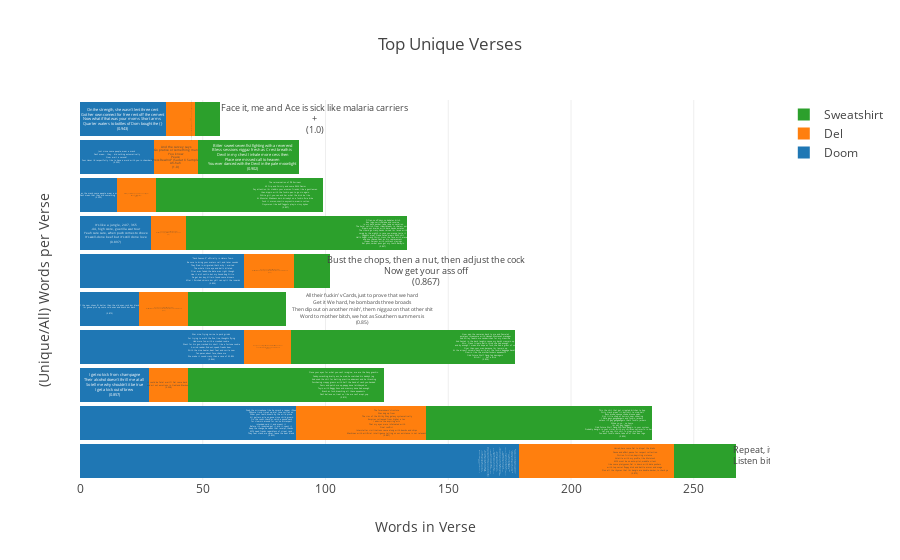

Notebook code cell kept with this figure:
### Code cell
unique_verses_bar(works.values())

### Figure 1 — Plotly figure (JSON) as saved in the notebook; plotly's stock layout.template omitted (floating-point values rounded to 4 significant figures)
{"data": [{"hoverinfo": "text", "name": "Doom", "orientation": "h", "text": ["<br>Who told you that Rolled through, BRRRAT<br>Old to the new knows who hold the hat<br>Custom tailored fitted, head stayed same size<br>Big since first born, well spree to game wise<br>Same guys, same disguise, sick aim eye stare<br>A thick dame thighs, click claim prize<br>And the lucky contestant was sent<br>a whole year's supply of buckets of yucky excrement<br>Digital format, provide the ROM<br>Riot calm, flow was like a roadside bomb<br>Flipped the Humvee, impact was limb-numbing<br>Cameraman wig back, gunner screaming INCOMING<br>RPG, rhyme propelled grenade<br>Time to yell, scramble for cover in the shade<br>Bright as the midday sun, then it fade<br>Darkness come quick, some run and get sprayed<br>Rot dead, hot lead, it's rainin<br>Left 'em with they brains kicked in with they trainin<br>Dragged the remains into the open by the bootstraps<br>Dogtag attached to explosive human booby traps<br>Where's air support, ears ringin, mortars whistlin<br>Bloodshot vision after thought abort mission<br>Too little too late, as the last man gushed<br>Took no prisoners mushed, rap ambush<br>{MURDALIZING SUCKER EMCEES~!}<br>(0.849)", "<br>Grab the microphone like he smack a rapper iPhone<br>PRhyme time, time's up, dial tone, smile's on<br>Show your teeth, known by the wild prone<br>All getters, pile on, gone since child grown<br>On the count, check, or catch a pound neck<br>for clownin around for rec', no disrespect<br>intended, said it, and meant it<br>Before it's invented, get it, did it, spent it<br>Keep the change, he needs that receipt, thanks<br>MC's need franks regardless of street rank<br>They feet stank, we never leave the beat blank<br>(0.852)", "<br>I get no kick from champagne<br>Their alcohol doesn't thrill me at all<br>So tell me why shouldn't it be true<br>I get a kick out of brew<br>(0.857)", "<br>War nine, frying swine to pork grinds<br>For trying to walk the fine line, thoughts flying<br>Had more fun with a crooked rookie<br>Went for his gun, cracked his skull like a fortune cookie<br>A mind reader, find out, speak, freaks bow<br>With the nine heater, beat feet and smile now<br>Ten paces, about face, chase me<br>We make it sound crazy than a case of M-80's<br>(0.866)", "<br>If the new shoes fit better than the old ones, rock 'em black<br>I'm gonna pick up some cold ones and knock 'em back<br> <br>(0.875)", "<br>\"Duck Season 3\" officially in Haters Town<br>Be sure to bring your maters call, and lazer sounds<br>They flied in, migrated, that's why I waited<br>The whole time eye and balls dilated<br>Flier was faded, the date was right though<br>Hoe it ain't nuttin but my hound dog Nitro<br>Go get 'em boy, Villain found some dinners<br>After I finished skinnin 'em y'all can split the innards<br>(0.896)", "<br>It's like a jungle, 24/7, 365<br>.44, high score, guerilla war tour<br>Yeah sure sure, when push comes to shove<br>It's well-done beef but it's still done love<br>(0.897)", "<br>Just as the mask, some people wear a mask<br>Don't mean that they did something <br>(0.933)", "<br>Just since some people, wear a mask<br>Don't mean.. they.. did nothing automatically<br>Now wait a second!<br>Your Honor I'd respectfully like to have a word with you in chambers<br>(0.933)", "<br>On the strength, she wasn't lent three cent<br>Got her own connect for free rent off the cement<br>Now what if that was your moms Short arms <br>Quarter waters to bottles of Dom bought the {}<br>(0.943)"], "textposition": "bottom", "type": "bar", "width": 0.9, "x": [179, 88, 28, 67, 24, 67, 29, 15, 30, 35]}, {"hoverinfo": "text", "name": "Del", "orientation": "h", "text": ["<br>Hurrah, here come Del to dispel the blahs<br>Cause and effect, pause for respect collection<br>Diction friction, depicting violence<br>Volatile with my profile, like Molotov's<br>MC's must be on auto-pilot, waddle silent<br>like some platypuses, Del is down with data pushers<br>with top secret floppy disk and battle armor and mega<br>Plus all the rhymes that I'm bangin are double-decker, to check ya<br>(0.873)", "<br>The forerunners' structure<br>Was dug up from<br>The rim of the Milky Way galaxy systematically<br>Empires collapsed from higher a tax<br>I admire the aspiring acts<br>That my eyes were infatuated with<br>Final conflict<br>Interstellar civilizations came along with bombs and ships<br>Machines with artificial intelligence telling us our existence is not relevant<br>(0.887)", "\tIt could be fatal wait'll Del come back out<br>\tand act out emotions in Oakland Blackouts<br>(0.938)", "\tDon't you ever forget, it could be fatal wait'll  come back out<br>\tand act out emotions in Oakland Blackouts<br>(0.947)", "\tDon't you ever forget, it could be fatal<br>\tWait'll Del come back out and act out emotions in Oakland Blackouts<br>(0.95)", "\tDon't you ever forget, it could be fatal<br>\tWait'll Del come back out, and act out emotions in Oakland Blackouts<br>(0.95)", "\tYeahhh, yeah, it could be fatal<br>\tWait'll Pep and Jay-Biz come back out, hahaha<br>(1.0)", "<br>\"All in my ear with that yappin, man. You trippin.\" <br>\"I'll keep at it to! Wassup\" <br>(1.0)", "<br>And the survey says<br>Go pratice or something man<br>You know<br>Peace<br>\"Press Rewind\" (Sadat X Sample)<br>Ah-hah<br>(1.0)", " Yeah man next they gonna have you up in the spellbound lost'n'found<br>(1.0)"], "textposition": "bottom", "type": "bar", "width": 0.9, "x": [63, 53, 16, 19, 20, 20, 14, 16, 18, 12]}, {"hoverinfo": "text", "name": "Sweatshirt", "orientation": "h", "text": ["<br>Repeat, it's a stick up, out for greens, to get my Grinch up<br>Listen bitch, get your kid and get down or get clipped up<br>(0.8)", "<br>This the shit that get crippled bitches to hop<br>Dirty crack pipes lit, bullshit to stop, halt<br>Boss broke, spouse choke, blouse open<br>Sly's little shop of horrors, now showing<br>I hate gays, gangbangers and fuckin jerkers<br>unless it's gay gangbangers that's fuckin jerkers<br>Whoa yo, yo.. no homo<br>I'm not gay, faggot!!<br>Odd Future Wolf Gang, Wu-Tanh bangin in your system<br>Probably bangin in your sister with my children swimmin in her system<br>Let me say this shit in slow-mo', homo<br>You don't fuckin skate, take off of that box logo<br>(0.804)", "<br>Close your eyes for what you can't imagine; we are the Xany gnashin<br>Caddy-smashing, bratty ass, he mad, he snatched his daddy's Jag<br>And used the shit for batting practice, adamant and he thrashing<br>Purchasing crappy grams with half the hand of cash you handed<br>Panic and patch me up, pappy done latchkeyed us<br>Toyin with Raggy Anns and mammy done had enough<br>Brash as fuck, breaching all these aqueducts<br>Don't believe us, treat us like we can't erupt, yup<br>(0.812)", "<br>Now pan the cameras back to me and Pamela's<br>amateur threesome with Hannah Montana's manager<br>And Miley feedin me sandwiches for my stamina<br>And Santa's in the back laughin cause my back's crampin up<br>Mrs. Claus trippin balls, think she had enough<br>and by enough I mean we dope as fuck, she had a gram of us<br>Flyer than your man because I'm lampin up<br>At the airport smokin hash with all the fuckin baggage handlers<br>Flowin like the motherfuckers aqueducts<br>Odd Future Wolf Gang, fag damagers<br>Bitch~! ... Eat a dick<br>(0.824)", "<br>All their fuckin' vCards, just to prove that we hard<br>Get it We hard, he bombards three broads<br>Then dip out on another mish', them niggaz on that other shit<br>Word to mother bitch, we hot as Southern summers is<br>(0.85)", "<br>Bust the chops, then a nut, then adjust the cock<br>Now get your ass off<br>(0.867)", "<br>Often, no off days, no debates bitch<br>Box logo, switchblade and cocaine<br>in my back pocket, take Jade on vacation<br>The hotel switch from +Heartbreak+ to +Bates+ quick<br>Rippin out braids with bare hands amazes<br>The crowd go crazy, hands raised I'm laced with<br>swag by the eighth in case you wanna taste it<br>Faggots wear Prada, Satan wears RMK shit<br>Hell's Angel, crack Christ cross the face with erasers<br>and use +Based God+ as his replacement<br>+Super Saiyan+ with ruthless slayings<br>Eat puss, sweet puss got my tooth decayin<br>(0.867)", "<br>The reincarnation of '98 Eminem<br>60 Crip and Grizzly and some RMK Denim<br>Pay attention I'm stabbin your women friends, like a gentlemen<br>then dippin with the fuckin pen to go sin again<br>White girl, you can ask her what the dick be like<br>At Monster Madness doin driveby's on a fuckin fixie bike<br>Fuck it moron, snortin oxycontin, wearin cotton<br>Oxymoron like buff faggots playin sissy dykes<br>(0.897)", "<br>Bitter sweet seven fist fighting with a reverend<br>Bless sessions niggaz fresh as Crest breath is<br>Devil in my chest I inhale more cess then<br>Place one missed call to heaven<br>You ever danced with the Devil in the pale moonlight<br>(0.902)", "<br>Face it, me and Ace is sick like malaria carriers<br> + <br>(1.0)"], "textposition": "bottom", "type": "bar", "width": 0.9, "x": [25, 92, 80, 91, 40, 15, 90, 68, 41, 10]}], "layout": {"barmode": "stack", "hovermode": "closest", "title": "Top Unique Verses", "xaxis": {"autorange": true, "showline": false, "title": "Words in Verse", "zeroline": false}, "yaxis": {"autorange": true, "showline": false, "showticklabels": false, "title": "(Unique/All) Words per Verse", "zeroline": false}}}
